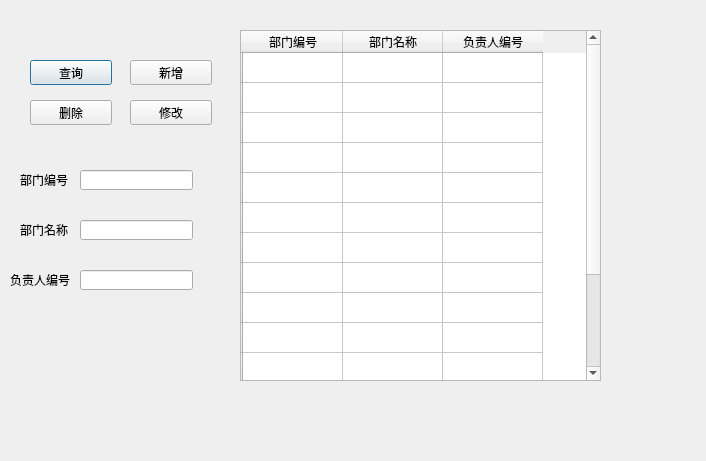
<?xml version="1.0" encoding="UTF-8"?>
<ui version="4.0">
 <class>Dialog6</class>
 <widget class="QDialog" name="Dialog6">
  <property name="geometry">
   <rect>
    <x>0</x>
    <y>0</y>
    <width>706</width>
    <height>461</height>
   </rect>
  </property>
  <property name="windowTitle">
   <string>部门管理</string>
  </property>
  <widget class="QTableWidget" name="tableWidget">
   <property name="geometry">
    <rect>
     <x>240</x>
     <y>30</y>
     <width>361</width>
     <height>351</height>
    </rect>
   </property>
   <row>
    <property name="text">
     <string/>
    </property>
   </row>
   <row>
    <property name="text">
     <string/>
    </property>
   </row>
   <row>
    <property name="text">
     <string/>
    </property>
   </row>
   <row>
    <property name="text">
     <string/>
    </property>
   </row>
   <row>
    <property name="text">
     <string/>
    </property>
   </row>
   <row>
    <property name="text">
     <string/>
    </property>
   </row>
   <row>
    <property name="text">
     <string/>
    </property>
   </row>
   <row>
    <property name="text">
     <string/>
    </property>
   </row>
   <row>
    <property name="text">
     <string/>
    </property>
   </row>
   <row>
    <property name="text">
     <string/>
    </property>
   </row>
   <row>
    <property name="text">
     <string/>
    </property>
   </row>
   <row>
    <property name="text">
     <string/>
    </property>
   </row>
   <row>
    <property name="text">
     <string/>
    </property>
   </row>
   <row>
    <property name="text">
     <string/>
    </property>
   </row>
   <column>
    <property name="text">
     <string>部门编号</string>
    </property>
   </column>
   <column>
    <property name="text">
     <string>部门名称</string>
    </property>
   </column>
   <column>
    <property name="text">
     <string>负责人编号</string>
    </property>
   </column>
  </widget>
  <widget class="QPushButton" name="pushButton">
   <property name="geometry">
    <rect>
     <x>30</x>
     <y>60</y>
     <width>82</width>
     <height>25</height>
    </rect>
   </property>
   <property name="text">
    <string>查询</string>
   </property>
  </widget>
  <widget class="QPushButton" name="pushButton_2">
   <property name="geometry">
    <rect>
     <x>130</x>
     <y>60</y>
     <width>82</width>
     <height>25</height>
    </rect>
   </property>
   <property name="text">
    <string>新增</string>
   </property>
  </widget>
  <widget class="QPushButton" name="pushButton_3">
   <property name="geometry">
    <rect>
     <x>30</x>
     <y>100</y>
     <width>82</width>
     <height>25</height>
    </rect>
   </property>
   <property name="text">
    <string>删除</string>
   </property>
  </widget>
  <widget class="QPushButton" name="pushButton_4">
   <property name="geometry">
    <rect>
     <x>130</x>
     <y>100</y>
     <width>82</width>
     <height>25</height>
    </rect>
   </property>
   <property name="text">
    <string>修改</string>
   </property>
  </widget>
  <widget class="QLabel" name="label_2">
   <property name="geometry">
    <rect>
     <x>20</x>
     <y>170</y>
     <width>71</width>
     <height>20</height>
    </rect>
   </property>
   <property name="text">
    <string>部门编号</string>
   </property>
  </widget>
  <widget class="QLineEdit" name="lineEdit">
   <property name="geometry">
    <rect>
     <x>80</x>
     <y>170</y>
     <width>113</width>
     <height>20</height>
    </rect>
   </property>
  </widget>
  <widget class="QLabel" name="label_3">
   <property name="geometry">
    <rect>
     <x>20</x>
     <y>220</y>
     <width>81</width>
     <height>20</height>
    </rect>
   </property>
   <property name="text">
    <string>部门名称</string>
   </property>
  </widget>
  <widget class="QLineEdit" name="lineEdit_2">
   <property name="geometry">
    <rect>
     <x>80</x>
     <y>220</y>
     <width>113</width>
     <height>20</height>
    </rect>
   </property>
  </widget>
  <widget class="QLabel" name="label_4">
   <property name="geometry">
    <rect>
     <x>10</x>
     <y>270</y>
     <width>91</width>
     <height>20</height>
    </rect>
   </property>
   <property name="text">
    <string>负责人编号</string>
   </property>
  </widget>
  <widget class="QLineEdit" name="lineEdit_3">
   <property name="geometry">
    <rect>
     <x>80</x>
     <y>270</y>
     <width>113</width>
     <height>20</height>
    </rect>
   </property>
  </widget>
 </widget>
 <resources/>
 <connections/>
</ui>
